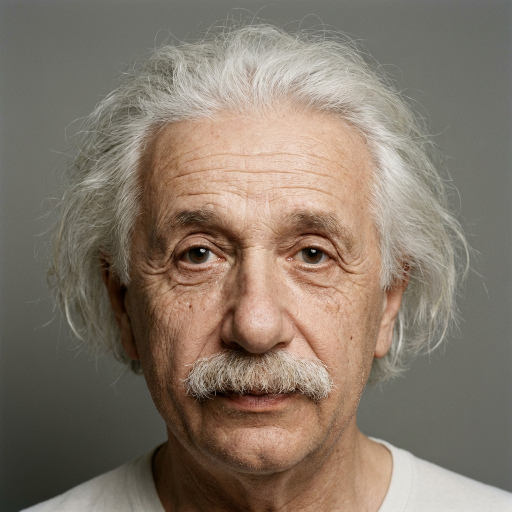
#> input picture dataset/student_1_albert_einstein/image1.png, 1024 x 1024 px, found by its file name (shown at 1/2 size)
$ python create_combined_video.py
#> lines starting #> are read from the running program, lines starting #| are printed output that depends on the picture
import cv2
import numpy as np
import os
import subprocess

def create_combined_video(output_path: str, duration: int = 5, fps: int = 30):
    """
    Creates a video transitioning between Albert Einstein and Marie Curie artifacts.
    Prerequisite: Artifact images must exist in the artifacts folder.
    """
#> called with duration = 5, fps = 30
    # Paths to artifacts (using the known paths from the conversation context)
    # We will copy them from the artifacts/brain folder if accessible, or use the dataset source.
    # Let's use the dataset source for reliability as found by the find_by_name tool.

    # We need to find the specific files. I'll hardcode based on standard structure if find_by_name returns expectable results,
    # or I will update this script after seeing the file list.
    # For now, I'll assume standard locations based on previous context.

    img1_path = "/home/omegafied/projects/robocop_attendance/dataset/student_1_albert_einstein/image1.png"
    img2_path = "/home/omegafied/projects/robocop_attendance/dataset/student_2_marie_curie/image1.png"

    if not os.path.exists(img1_path) or not os.path.exists(img2_path):
        print(f"Error: Images not found at expected paths.")
        print(f"Check: {img1_path}")
        print(f"Check: {img2_path}")
        return

    # Read images
    img1 = cv2.imread(img1_path)
#> img1 is the input picture: shape (1024, 1024, 3); mean B, G, R 105.4, 119.1, 132.5
    img2 = cv2.imread(img2_path)
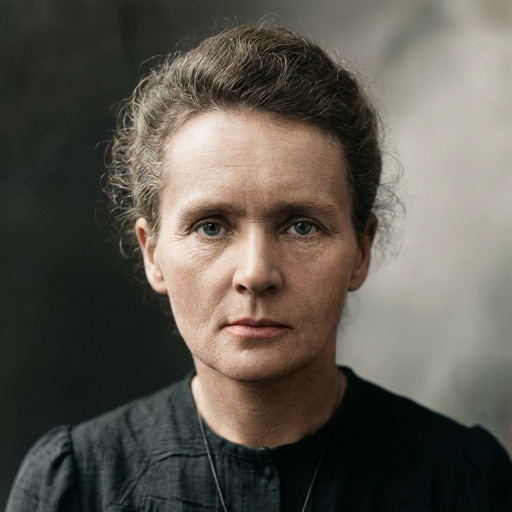
#> input picture dataset/student_2_marie_curie/image1.png, 1024 x 1024 px, found by its file name (shown at 1/2 size)
#> img2 is the input picture: shape (1024, 1024, 3); mean B, G, R 79.1, 87.6, 92.4

    if img1 is None or img2 is None:
        print("Error reading images with OpenCV")
        return

    # Resize to have same height
    height = 500
    w1 = int(img1.shape[1] * (height / img1.shape[0]))
#> w1 = 500
    w2 = int(img2.shape[1] * (height / img2.shape[0]))
#> w2 = 500

    img1 = cv2.resize(img1, (w1, height))
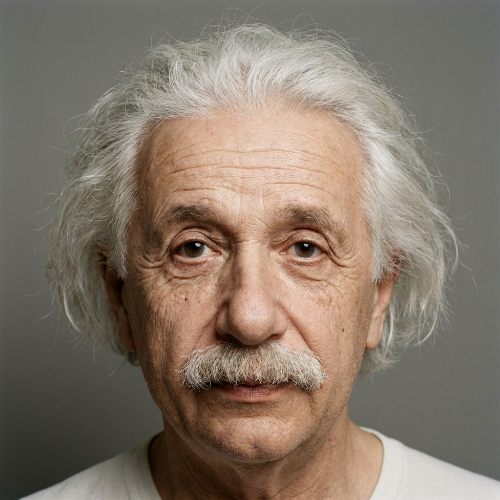
#> img1: shape (500, 500, 3); mean B, G, R 105.3, 118.9, 132.4
    img2 = cv2.resize(img2, (w2, height))
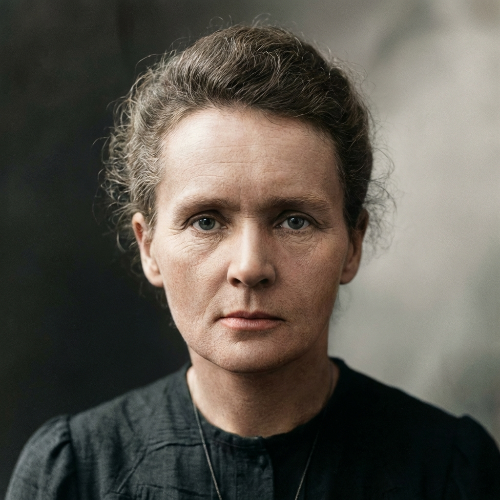
#> img2: shape (500, 500, 3); mean B, G, R 79, 87.4, 92.3

    # Create a canvas wide enough for both side-by-side
    total_width = w1 + w2 + 50 # 50px padding
#> total_width = 1050
    canvas = np.zeros((height, total_width, 3), dtype=np.uint8)

    # Place images
    canvas[:, :w1] = img1
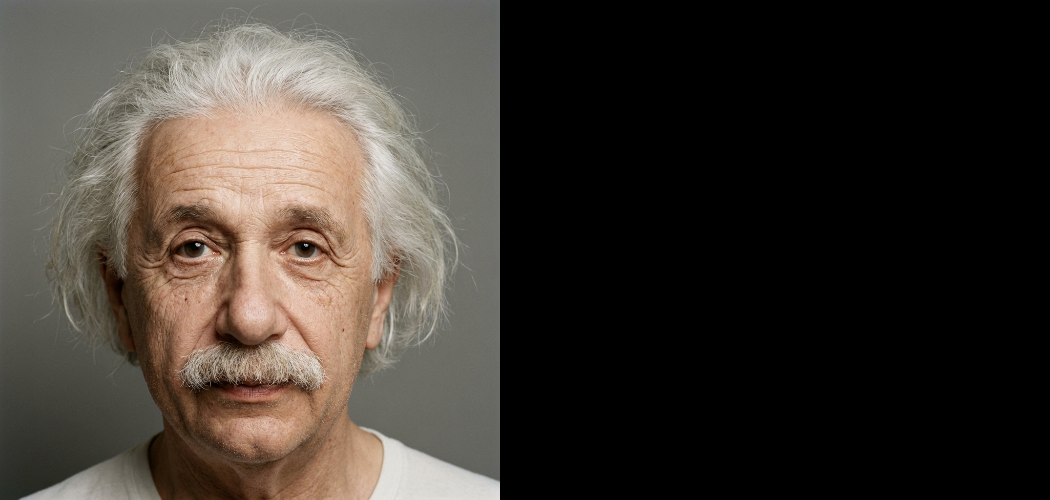
#> canvas: shape (500, 1050, 3); mean B, G, R 50.1, 56.6, 63
    canvas[:, w1+50:] = img2
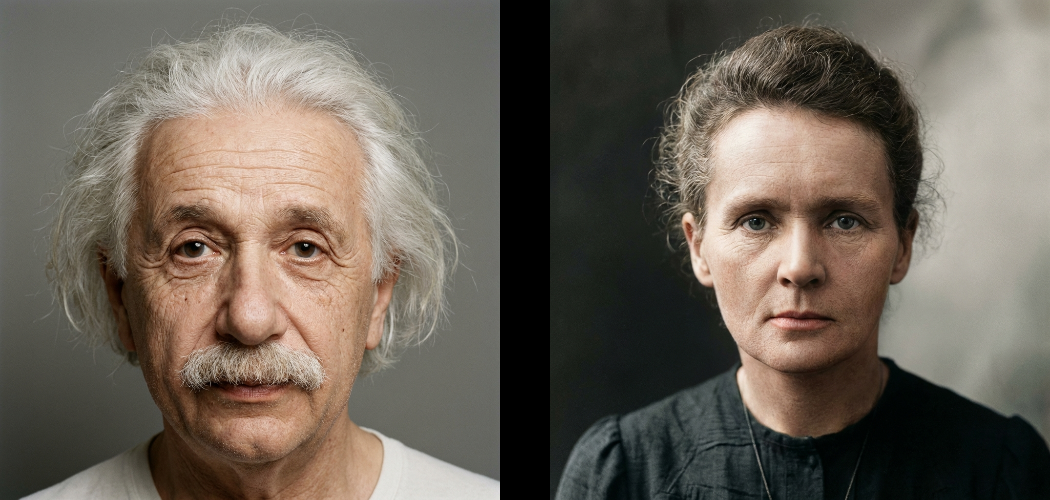
#> canvas: shape (500, 1050, 3); mean B, G, R 87.8, 98.3, 107

    # Save a temporary frame
    temp_frame = "temp_combined.png"
    cv2.imwrite(temp_frame, canvas)

    # Generate video using ffmpeg
    # Loop the single image for {duration} seconds
    cmd = [
        'ffmpeg', '-y', '-loop', '1', '-i', temp_frame,
        '-c:v', 'libx264', '-t', str(duration), '-pix_fmt', 'yuv420p',
        '-vf', f'scale={total_width}:{height}',
        output_path
    ]

    print(f"Running ffmpeg to create {output_path}...")
    subprocess.run(cmd, check=True)
#> (this line was passed over: subprocess is not available in this run)

    # Cleanup
    if os.path.exists(temp_frame):
        os.remove(temp_frame)
    print("Video generation complete.")

if __name__ == "__main__":
    create_combined_video("/home/omegafied/projects/robocop_attendance/backend/test_combined.mp4")
